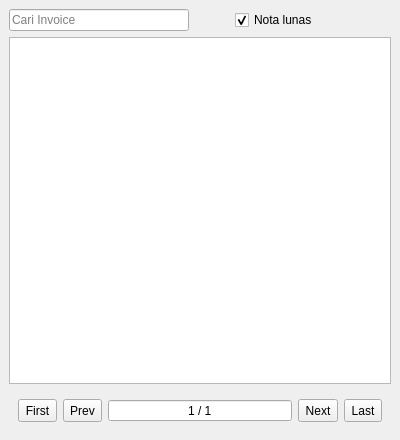
<?xml version="1.0" encoding="UTF-8"?>
<ui version="4.0">
 <class>ManagerNotaDockWidget</class>
 <widget class="QDockWidget" name="ManagerNotaDockWidget">
  <property name="geometry">
   <rect>
    <x>0</x>
    <y>0</y>
    <width>400</width>
    <height>440</height>
   </rect>
  </property>
  <property name="windowTitle">
   <string>Tabel Invoice</string>
  </property>
  <widget class="QWidget" name="dockWidgetContents">
   <layout class="QVBoxLayout" name="verticalLayout">
    <item>
     <layout class="QHBoxLayout" name="horizontalLayout_2">
      <item>
       <widget class="QLineEdit" name="lineEdit">
        <property name="minimumSize">
         <size>
          <width>180</width>
          <height>0</height>
         </size>
        </property>
        <property name="maximumSize">
         <size>
          <width>180</width>
          <height>16777215</height>
         </size>
        </property>
        <property name="placeholderText">
         <string>Cari Invoice</string>
        </property>
       </widget>
      </item>
      <item>
       <spacer name="horizontalSpacer">
        <property name="orientation">
         <enum>Qt::Horizontal</enum>
        </property>
        <property name="sizeType">
         <enum>QSizePolicy::Maximum</enum>
        </property>
        <property name="sizeHint" stdset="0">
         <size>
          <width>40</width>
          <height>20</height>
         </size>
        </property>
       </spacer>
      </item>
      <item>
       <widget class="QCheckBox" name="checkBox">
        <property name="text">
         <string>Nota lunas</string>
        </property>
        <property name="checked">
         <bool>true</bool>
        </property>
       </widget>
      </item>
     </layout>
    </item>
    <item>
     <widget class="QTableView" name="tableView">
      <property name="contextMenuPolicy">
       <enum>Qt::CustomContextMenu</enum>
      </property>
      <property name="selectionMode">
       <enum>QAbstractItemView::SingleSelection</enum>
      </property>
      <property name="selectionBehavior">
       <enum>QAbstractItemView::SelectRows</enum>
      </property>
      <property name="verticalScrollMode">
       <enum>QAbstractItemView::ScrollPerPixel</enum>
      </property>
      <property name="horizontalScrollMode">
       <enum>QAbstractItemView::ScrollPerPixel</enum>
      </property>
      <property name="sortingEnabled">
       <bool>true</bool>
      </property>
      <attribute name="horizontalHeaderShowSortIndicator" stdset="0">
       <bool>true</bool>
      </attribute>
      <attribute name="horizontalHeaderStretchLastSection">
       <bool>true</bool>
      </attribute>
      <attribute name="verticalHeaderVisible">
       <bool>false</bool>
      </attribute>
      <attribute name="verticalHeaderMinimumSectionSize">
       <number>15</number>
      </attribute>
      <attribute name="verticalHeaderDefaultSectionSize">
       <number>16</number>
      </attribute>
     </widget>
    </item>
    <item>
     <widget class="QWidget" name="navPaging" native="true">
      <layout class="QHBoxLayout" name="horizontalLayout">
       <item>
        <widget class="QToolButton" name="firstButton">
         <property name="minimumSize">
          <size>
           <width>0</width>
           <height>23</height>
          </size>
         </property>
         <property name="text">
          <string>First</string>
         </property>
        </widget>
       </item>
       <item>
        <widget class="QToolButton" name="prevButton">
         <property name="minimumSize">
          <size>
           <width>0</width>
           <height>23</height>
          </size>
         </property>
         <property name="text">
          <string>Prev</string>
         </property>
        </widget>
       </item>
       <item>
        <widget class="QSpinBox" name="spinBox">
         <property name="alignment">
          <set>Qt::AlignCenter</set>
         </property>
         <property name="buttonSymbols">
          <enum>QAbstractSpinBox::NoButtons</enum>
         </property>
         <property name="suffix">
          <string> / 1</string>
         </property>
         <property name="minimum">
          <number>1</number>
         </property>
         <property name="maximum">
          <number>1</number>
         </property>
        </widget>
       </item>
       <item>
        <widget class="QToolButton" name="nextButton">
         <property name="minimumSize">
          <size>
           <width>0</width>
           <height>23</height>
          </size>
         </property>
         <property name="text">
          <string>Next</string>
         </property>
        </widget>
       </item>
       <item>
        <widget class="QToolButton" name="lastButton">
         <property name="minimumSize">
          <size>
           <width>0</width>
           <height>23</height>
          </size>
         </property>
         <property name="text">
          <string>Last</string>
         </property>
        </widget>
       </item>
      </layout>
     </widget>
    </item>
   </layout>
  </widget>
 </widget>
 <resources/>
 <connections/>
</ui>
